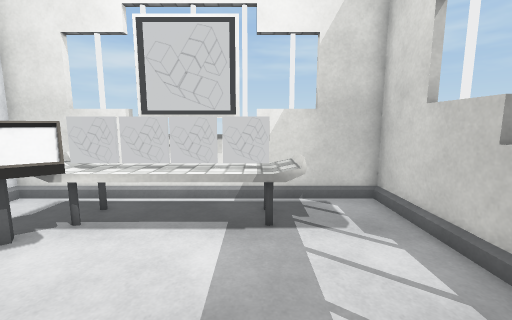
[1] (above)

12 first-person views from a walk through a scene from a Unity 3-D project. The camera is 1.5 m above the floor, tilts 8° down and sees 90° across. The floor is counted in squares, 0.5 m on a side. Each view is taken from the middle of a square. On the plan, view 1 faces up. The plan holds only what a view shows up to about 19 squares ahead; the rest is blank. The place goes on beyond the plan. The player is left out. Some surface patterns are stand-ins.

[2]
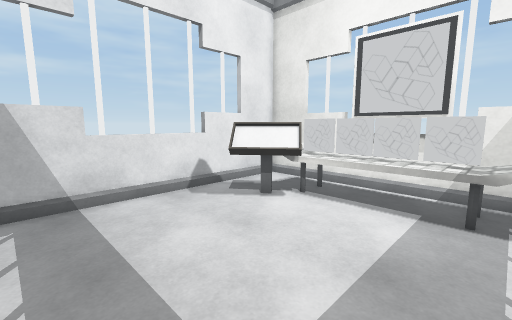

[3]
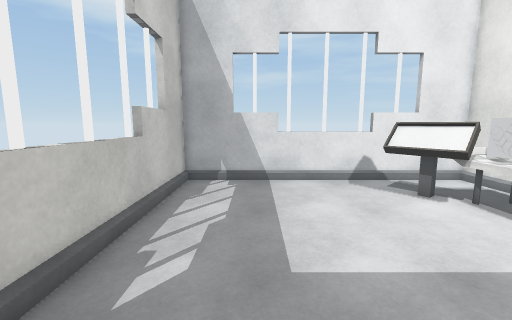

[4]
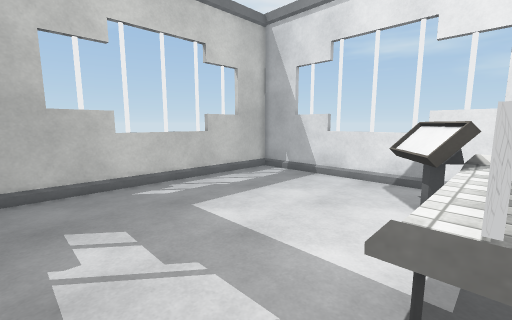

[5]
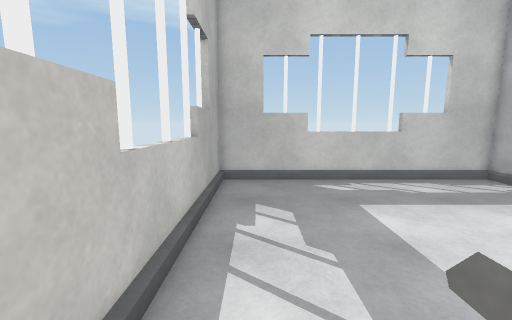

[6]
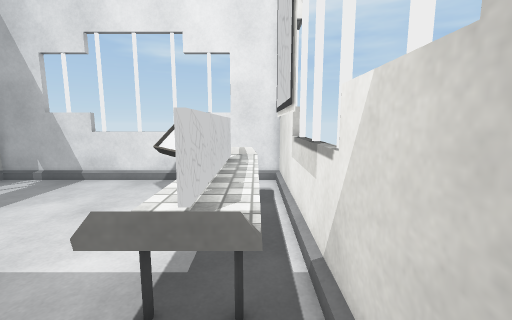

[7]
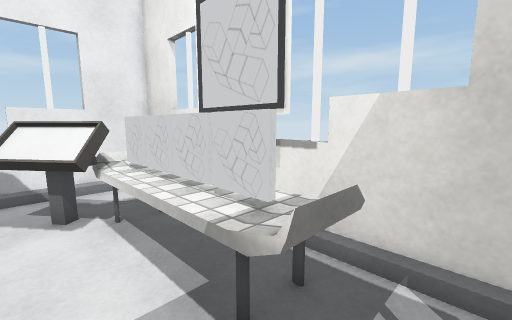

[8]
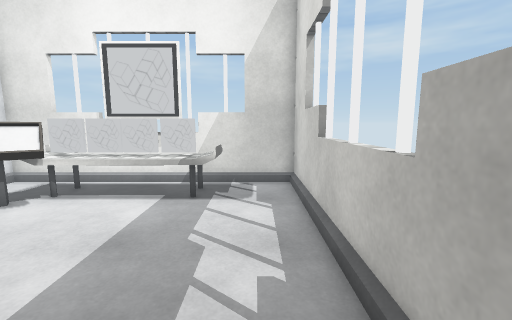

[9]
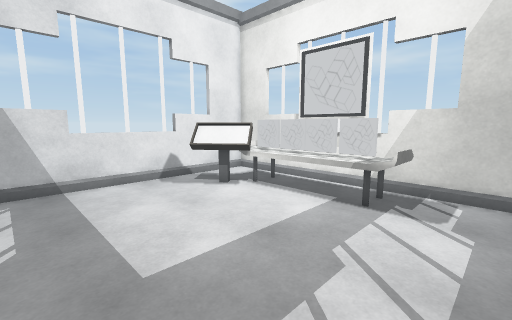

[10]
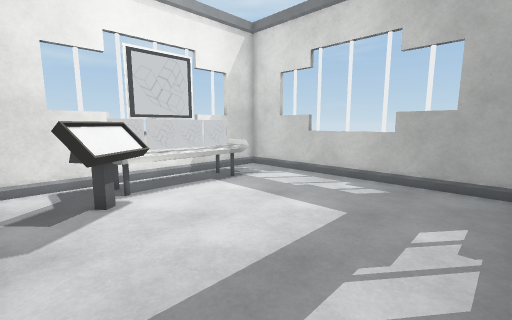

[11]
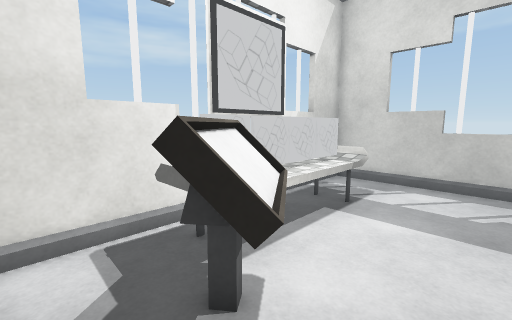

[12]
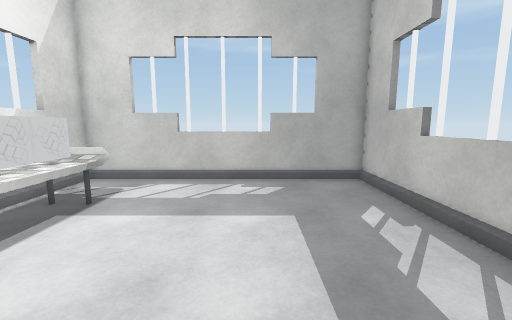

### Floor plan
Points are (right, up) in squares from view 1. A wall is a line through its corners. A room is listed if a view was taken in it or the views show most of it. See-through windows are left out.
Room 1 (views 1, 2, 3, 4, 5, 6, 7, 8, 9, 10, 11, 12)
walls: (-0.5, 9.7) (-3.6, 9.7); (5, 7.4) (5, 10.1); (1.4, -4.9) (5, -4.9) (5, 4.6); (-10.3, 0.2) (-9.8, 0.2); (5, 10.3) (-9.6, 10.3); (-9.8, 10.1) (-9.8, -4.9) (-0.4, -4.9)
low walls: (4.8, 3.5) (4.8, 4.5); (4.8, 1.5) (4.8, 2.5); (-2.5, 10.1) (-3.5, 10.1); (-0.5, 10.1) (-1.5, 10.1); (-4.5, 10.1) (-5.5, 10.1); (-9.6, 2.5) (-9.6, 1.5); (4.8, -0.5) (4.8, 0.5); (-9.6, 4.5) (-9.6, 3.5); (-9.6, 0.5) (-9.6, -0.5); (4.8, 7.5) (4.8, 9.4); (-9.6, 6.5) (-9.6, 5.5); (-6.5, 10.1) (-9.6, 10.1) (-9.6, 8.7); (-9.6, -1.5) (-9.6, -4.6); (-9.6, 8.2) (-9.6, 7.5); (5, 10.1) (0.5, 10.1); (4.8, -4.3) (4.8, -1.5)
objects: white cylinder (-10, 1); white cylinder (-10, 3); white cylinder (-10, 5); podium (-8, 5) to (-5, 7); other object (-6, 7) to (1, 9); other object (-6, 8) to (0, 8); white cylinder (-6, 10) to (-6, 11); white cylinder (-4, -5); white cylinder (-4, 10) to (-4, 11); white cylinder (-2, -5); white cylinder (0, -5); white cylinder (1, -5); white cylinder (5, 1); white cylinder (5, 3); white cylinder (5, 5); white cylinder (5, 6) to (5, 7)

Positions as (right, up) in squares from view 1, and headings:
1: (0, 0), facing up
2: (1, -2), facing up-left
3: (4, -1), facing left
4: (4, 8), facing down-left
5: (3, 9), facing down
6: (4, 9), facing left
7: (3, 5), facing up-left
8: (3, -3), facing up
9: (4, -2), facing up-left
10: (-9, -4), facing up-right
11: (-9, 3), facing up-right
12: (-9, 1), facing right
